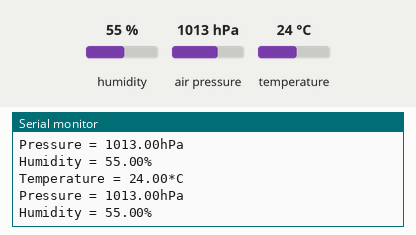
Bench run of a sketch on a simulated Arduino Uno, built with avr-gcc and run on an emulated ATmega328P. On the bench: the last lines printed to the serial monitor. The inputs (shaded band) are chosen by the test bench; at power-on: humidity 55 %, air pressure 1013 hPa, temperature 24 °C.

Above: at 5.8 s.
5.9 s: humidity set to 22 %
At 11.4 s:
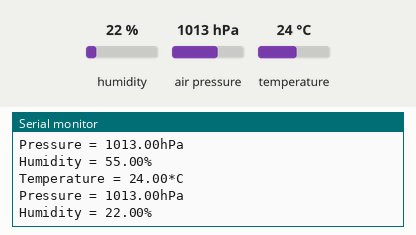
11.9 s: air pressure set to 952 hPa
At 16.6 s:
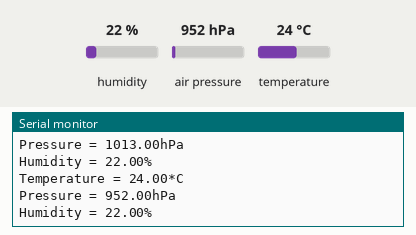
17.9 s: temperature set to 12 °C
At 20.5 s:
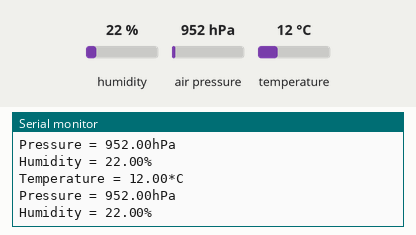

Measured:
- after the input at 5.9 s, the serial monitor: prints a new line after 4.2 s (image 1)
- after the input at 11.9 s, the serial monitor: prints a new line after 3.1 s (image 2)
- after the input at 17.9 s, the serial monitor: prints a new line after 2.1 s (image 3)

The sketch:

bme280-SPI.ino
```cpp
#include <SPI.h>
#include <Adafruit_BME280.h>

#define BME_SCK 13 //Serial clockpin
#define BME_MISO 12 //Serial data out
#define BME_MOSI 11 //Serial data in
#define BME_CS 10 //Chip select

//Adafruit_BME280 bme; // I2C
//Adafruit_BME280 bme(BME_CS); // hardware SPI
Adafruit_BME280 bme(BME_CS, BME_MOSI, BME_MISO,  BME_SCK); //software SPI


void setup()
{
  Serial.begin(9600); //serieele monitor instellen op 9600 baud

  if (!bme.begin()) //bme.begin is 'true' als de sensor is gevonden anders niet
  {
    Serial.println("Could not find a valid BME280 sensor, check wiring!"); //als de sensor niet is gevonden zal men deze error kunnen zien op de serieele monitor
    while (1); //de while zal continue en oneindig doorlopen tot de uitdrukking tussen haakjes 'false' word
  }
}

void loop()
{
  Serial.print("Temperature = ");
  Serial.print(bme.readTemperature()); //zet de gemeten temperatuur in de serieele monitor
  Serial.println("*C");

  Serial.print("Pressure = ");
  Serial.print(bme.readPressure() / 100.0F); //zet de gemeten luchtdruk die naar hPa wordt omgezet in de serieele monitor
  //de luchtdurk wordt in Pa gemeten maar we hebben die nodig in hPa daarom de formule /100.0F
  Serial.println("hPa");

  Serial.print("Humidity = ");
  Serial.print(bme.readHumidity()); //zet de gemeten luchtvochtigheid in de serieele monitor in %
  Serial.println("%");

  delay(5000); //pauzeer het programma 5 seconden
}
```
